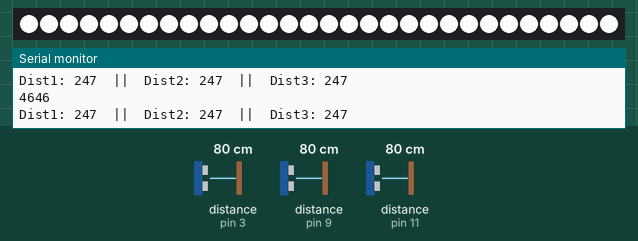
A sketch run on a simulated Arduino Uno, built with avr-gcc and run on an emulated ATmega328P. Parts: 30 RGB LEDs in strip order, left to right, the last lines printed to the serial monitor. Wiring (inferred from the names in the program): 3 × ultrasonic range finder: trigger pin 5, echo pin 3 / trigger pin 6, echo pin 9 / trigger pin 10, echo pin 11. The inputs (shaded band) are chosen by the test bench; at power-on: distance to the obstacle (sensors on pin 3, pin 9, pin 11) 80 cm. The echo pulse lasts 58.3 µs per cm; dim RGB values are drawn brighter than linear.

Above: at 1.2 s.
1.3 s: distance to the obstacle (sensor on pin 3) set to 35 cm
At 1.8 s:
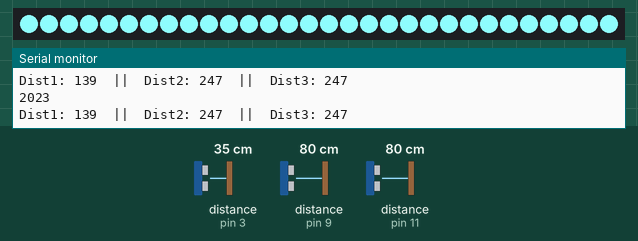
3.4 s: distance to the obstacle (sensor on pin 9) set to 4 cm
At 4.22 s:
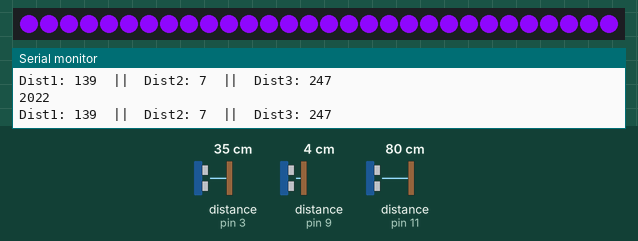
5.5 s: distance to the obstacle (sensor on pin 11) set to 2 cm
At 6.7 s:
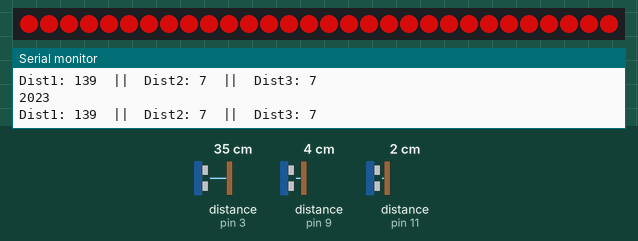
7.0 s: distance to the obstacle (sensor on pin 3) set to 5 cm
At 7.42 s:
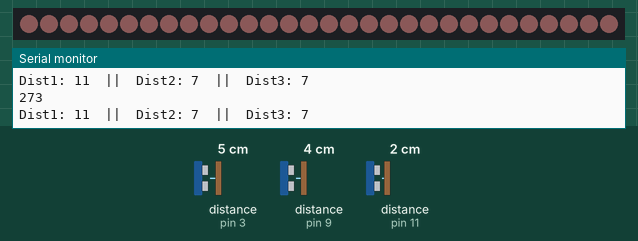
8.8 s: distance to the obstacle (sensor on pin 9) set to 120 cm
At 9.3 s:
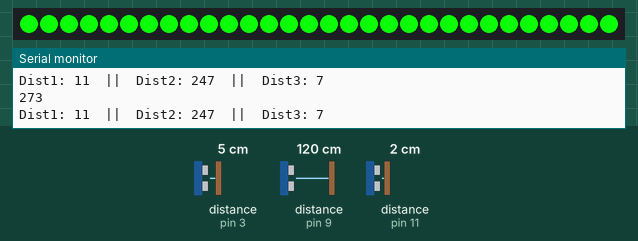
10.4 s: distance to the obstacle (sensor on pin 11) set to 35 cm
At 11.5 s:
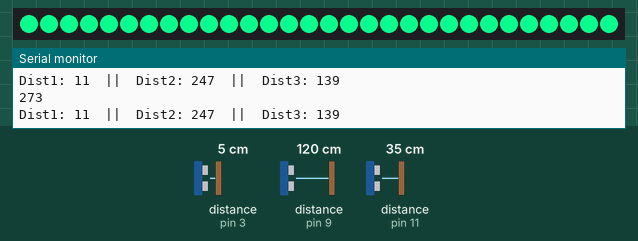
Timing chart, 0 to 13.1 s (numbered marks = the images above; inputs shaded):
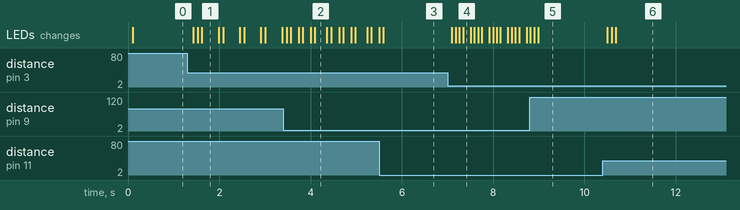

The sketch:

LedStripUltrasonicSenso.ino
```cpp
//import  FastLED library
#include <FastLED.h>

//variables
int count1 = 0;
int count2 = 0;
int count3 = 0;
int temp1;
int temp2;
int temp3;
long duration;
int dist1;
int dist2;
int dist3;
//first captor
const int Tpin1 = 5;
const int Epin1 = 3;
//second captor
const int Tpin2 = 6;
const int Epin2 = 9;
//third captor
const int Tpin3 = 10;
const int Epin3 = 11;
//led strip
const int LedPin = 7;
#define LED_PIN    7
#define NUM_LEDS   30
CRGB leds[NUM_LEDS];

void setup() {
  //ultraSensor captor 1
  pinMode(Tpin1, OUTPUT);
  pinMode(Epin1, INPUT);
  //ultraSensor captor 2
  pinMode(Tpin2, OUTPUT);
  pinMode(Epin2, INPUT);
  //ultraSensor captor 3
  pinMode(Tpin3, OUTPUT);
  pinMode(Epin3, INPUT);

  Serial.begin(115200);
  FastLED.addLeds<WS2812, LED_PIN, GRB>(leds, NUM_LEDS);
}

void loop() {
  //captor
  digitalWrite(Tpin1, LOW);
  delayMicroseconds(2);
  digitalWrite(Tpin1, HIGH);
  delayMicroseconds(5);
  digitalWrite(Tpin1, LOW);

  duration = pulseIn(Epin1, HIGH, 55000);
  //dist1 = duration*0.034/2;
  dist1 = duration*0.073;
  Serial.print(duration);
  Serial.println();

  //captor2
  digitalWrite(Tpin2, LOW);
  delayMicroseconds(2);
  digitalWrite(Tpin2, HIGH);
  delayMicroseconds(5);
  digitalWrite(Tpin2, LOW);

  duration = pulseIn(Epin2, HIGH);
  //dist2 = duration*0.034/2;
  dist2 = duration*0.073;

  //captor3
  digitalWrite(Tpin3, LOW);
  delayMicroseconds(2);
  digitalWrite(Tpin3, HIGH);
  delayMicroseconds(5);
  digitalWrite(Tpin3, LOW);

  duration = pulseIn(Epin3, HIGH);
  //dist3 = duration*0.034/2;
  dist3 = duration*0.073;

  //delet inconsistent variable
  if((dist1 < temp1+50 || dist1 > temp1-50) || (count1 > 150)){
    count1 = 0;
    temp1 = dist1;
  }else{dist1 = temp1; count1++;}
  if((dist2 < temp2+50 || dist2 > temp2-50) || (count2 > 150)){
    count2 = 0;
    temp2 = dist2;
  }else{dist2 = temp2; count2++;}
  if((dist3 < temp3+50 || dist3 > temp3-50) || (count3 > 150)){
    count3 = 0;
    temp3 = dist3;
  }else{dist3 = temp3; count3++;}

  //terminal output
  Serial.print("Dist1: ");
  if(dist1 > 255){dist1 = 255;}
  if(dist1 < 8){dist1 += 8;}
  Serial.print(dist1-8);
  Serial.print("  ||  Dist2: ");
  if(dist2 > 255){dist2 = 255;}
  if(dist2 < 8){dist2 += 8;}
  Serial.print(dist2-8);
  Serial.print("  ||  Dist3: ");
  if(dist3 > 255){dist3 = 255;}
  if(dist3 < 8){dist3 += 8;}
  Serial.print(dist3-8);
  Serial.println();

  //LED Strip output
  for(int i = 0; i<NUM_LEDS; i++){
    leds[i] = CRGB(dist1-8, dist2-8, dist3-8);
    FastLED.show();
  }
  delay(5);
}
```

Measured:
- after the input at 1.3 s, the LEDs: change after 0.13 s (image 1)
- after the input at 3.4 s, the LEDs: first differ from a run without the input after 0.16 s (image 2)
- after the input at 5.5 s, the LEDs: first differ from a run without the input after 0.09 s (image 3)
- after the input at 7.0 s, the LEDs: first change after 0.09 s (image 4 shows a later state)
- after the input at 8.8 s, the LEDs: first differ from a run without the input after 0.10 s (image 5 shows a later state)
- after the input at 10.4 s, the LEDs: change after 0.10 s (image 6)
